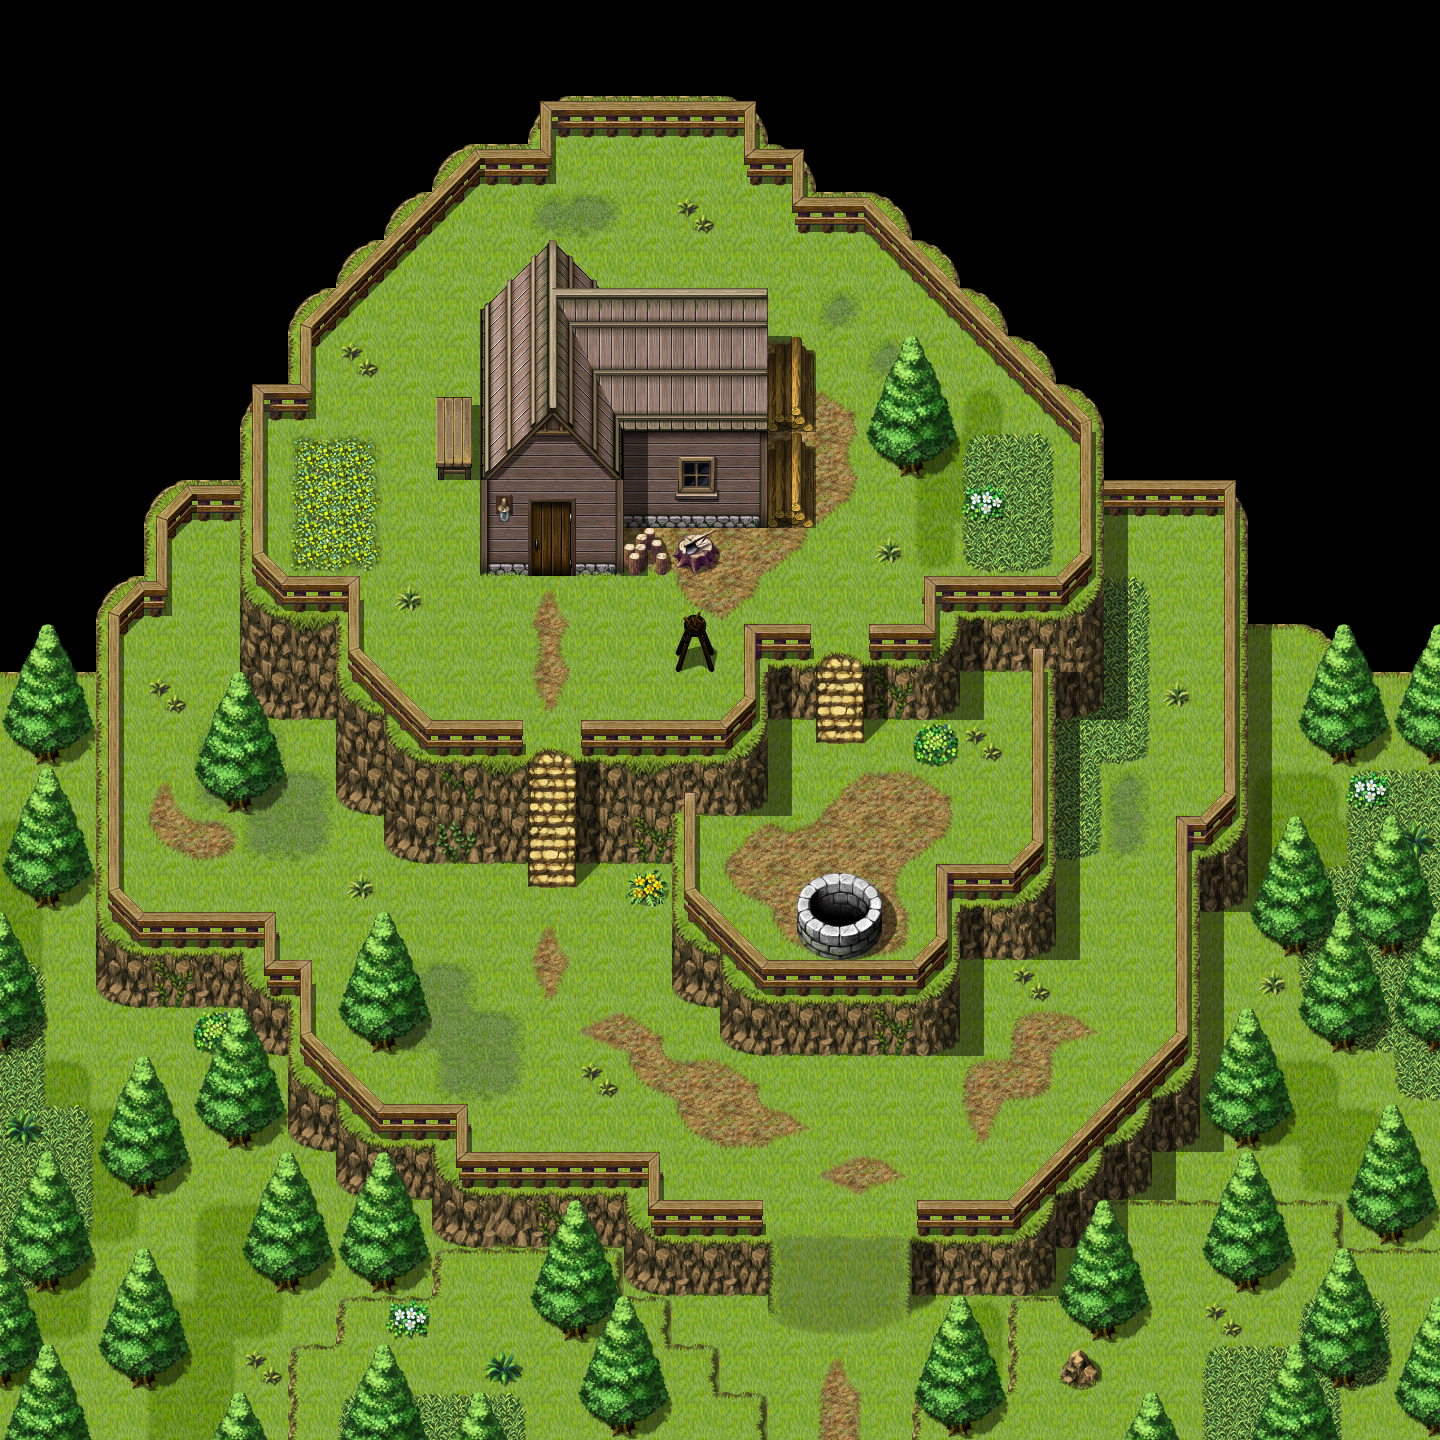

A level layout from a 2D game, rendered from its tile map. Below: a short description, then the map file with tile-grid data replaced by summaries:
An orthogonal 60x60 tile map with 24x24 px tiles, 9 tile layers (under0_ground, under1_ground, under2_fences, under3_none, ...), 5 tilesets and 118 objects (30x sand, 2x stone, scene001).

<map version="1.5" tiledversion="1.6.0" orientation="orthogonal" renderorder="right-down" width="60" height="60" tilewidth="24" tileheight="24" infinite="0" nextlayerid="18" nextobjectid="141">
 <properties>
  <property name="lightmap_camera" value="sunlight" />
  <property name="lightmap_map" value="forest" />
  <property name="parallax_background" value="mountains" />
 </properties>
 <tileset firstgid="1" name="house_on_the_hill" tilewidth="24" tileheight="24" tilecount="2451" columns="57">
  <image source="tilesets/house_on_the_hill.png" width="1368" height="1032" />
 </tileset>
 <tileset firstgid="2452" source="tilesets/fsm_town01_e.tsx" />
 <tileset firstgid="3476" source="tilesets/fsm_town01_b.tsx" />
 <tileset firstgid="4500" source="tilesets/fsm_flame01.tsx" />
 <tileset firstgid="5268" source="tilesets/fsm_town01_c.tsx" />
 <layer id="15" name="under0_ground" width="60" height="60">
  <data>[3600 cells, 0 non-empty, 0 distinct tile ids]</data>
 </layer>
 <layer id="1" name="under1_ground" width="60" height="60">
  <data>[3600 cells, 2710 non-empty, 770 distinct tile ids]</data>
 </layer>
 <layer id="4" name="under2_fences" width="60" height="60">
  <data>[3600 cells, 55 non-empty, 30 distinct tile ids]</data>
 </layer>
 <layer id="5" name="under3_none" width="60" height="60">
  <data>[3600 cells, 0 non-empty, 0 distinct tile ids]</data>
 </layer>
 <layer id="6" name="under4_none" width="60" height="60">
  <data>[3600 cells, 0 non-empty, 0 distinct tile ids]</data>
 </layer>
 <layer id="7" name="under5_none" width="60" height="60">
  <data>[3600 cells, 0 non-empty, 0 distinct tile ids]</data>
 </layer>
 <layer id="8" name="over6_objects" width="60" height="60">
  <data>[3600 cells, 98 non-empty, 40 distinct tile ids]</data>
 </layer>
 <layer id="9" name="over7_none" width="60" height="60">
  <data>[3600 cells, 0 non-empty, 0 distinct tile ids]</data>
 </layer>
 <layer id="10" name="over8_none" width="60" height="60">
  <data>[3600 cells, 0 non-empty, 0 distinct tile ids]</data>
 </layer>
 <objectgroup color="#0055ff" id="17" name="sound">
  <object id="100" name="sand" x="528" y="936" width="48" height="48" />
  <object id="101" name="sand" x="600" y="1008" width="48" height="48" />
  <object id="102" name="sand" x="816" y="1368" width="48" height="72" />
  <object id="103" name="sand" x="840" y="1152" width="48" height="48" />
  <object id="104" name="sand" x="960" y="1056" width="96" height="48" />
  <object id="105" name="sand" x="1008" y="1008" width="72" height="48" />
  <object id="106" name="sand" x="960" y="1104" width="48" height="24" />
  <object id="107" name="sand" x="648" y="1056" width="96" height="48" />
  <object id="109" name="sand" x="696" y="1104" width="96" height="48" />
  <object id="110" name="sand" x="672" y="1104" width="24" height="24" />
  <object id="111" name="sand" x="744" y="1080" width="24" height="24" />
  <object id="112" name="sand" x="648" y="1032" width="24" height="24" />
  <object id="113" name="sand" x="624" y="1056" width="24" height="24" />
  <object id="114" name="sand" x="144" y="792" width="48" height="48" />
  <object id="115" name="sand" x="192" y="816" width="48" height="48" />
  <object id="116" name="sand" x="168" y="840" width="24" height="24" />
  <object id="117" name="sand" x="528" y="600" width="48" height="96" />
  <object id="118" name="sand" x="672" y="576" width="96" height="24" />
  <object id="119" name="sand" x="720" y="528" width="72" height="48" />
  <object id="120" name="sand" x="816" y="384" width="24" height="144" />
  <object id="121" name="sand" x="840" y="408" width="24" height="96" />
  <object id="122" name="sand" x="792" y="528" width="24" height="24" />
  <object id="123" name="sand" x="696" y="600" width="48" height="24" />
  <object id="125" name="sand" x="768" y="864" width="24" height="72" />
  <object id="126" name="sand" x="744" y="864" width="24" height="48" />
  <object id="127" name="sand" x="720" y="840" width="24" height="48" />
  <object id="128" name="sand" x="744" y="816" width="192" height="48" />
  <object id="129" name="sand" x="840" y="768" width="96" height="48" />
  <object id="130" name="sand" x="936" y="792" width="24" height="48" />
  <object id="140" name="sand" x="888" y="912" width="24" height="24" />
  <object id="134" name="stone" x="528" y="744" width="48" height="144" />
  <object id="135" name="stone" x="816" y="648" width="48" height="96" />
 </objectgroup>
 <objectgroup color="#55aaff" id="11" name="spawn">
  <object id="1" name="scene001" x="816" y="1296" width="48" height="24">
   <properties>
    <property name="direction" value="south" />
   </properties>
  </object>
 </objectgroup>
 <objectgroup color="#aa0000" id="16" name="collision">
  <object id="2" x="912" y="1392" width="96" height="48" />
  <object id="4" x="1008" y="1200" width="432" height="240" />
  <object id="5" x="912" y="1200" width="96" height="96" />
  <object id="6" x="720" y="1392" width="48" height="48" />
  <object id="7" x="672" y="1344" width="48" height="96" />
  <object id="8" x="0" y="1296" width="672" height="144" />
  <object id="9" x="0" y="1200" width="768" height="96" />
  <object id="10" x="0" y="1152" width="672" height="48" />
  <object id="11" x="0" y="1104" width="480" height="48" />
  <object id="12" x="0" y="960" width="312" height="144" />
  <object id="13" x="0" y="912" width="288" height="48" />
  <object id="14" x="336" y="1008" width="96" height="48" />
  <object id="15" x="312" y="1032" width="48" height="72" />
  <object id="17" x="360" y="1080" width="24" height="24" />
  <object id="18" x="0" y="0" width="120" height="912" />
  <object id="19" x="120" y="888" width="24" height="24" />
  <object id="20" x="192" y="768" width="96" height="48" />
  <object id="21" x="384" y="720" width="144" height="144" />
  <object id="22" x="576" y="720" width="120" height="144" />
  <object id="23" x="576" y="864" height="24" />
  <object id="24" x="528" y="864" height="24" />
  <object id="25" x="1224" y="0" width="216" height="1200" />
  <object id="26" x="1176" y="816" width="48" height="384" />
  <object id="27" x="1200" y="792" width="24" height="24" />
  <object id="28" x="720" y="936" width="240" height="120" />
  <object id="29" x="936" y="864" width="120" height="96" />
  <object id="30" x="672" y="864" width="24" height="144" />
  <object id="31" x="696" y="888" width="24" height="120" />
  <object id="32" x="720" y="912" width="24" height="24" />
  <object id="34" x="792" y="864" width="96" height="72" />
  <object id="35" x="1032" y="672" width="24" height="192" />
  <object id="36" x="1008" y="840" width="24" height="24" />
  <object id="37" x="1056" y="552" width="48" height="168" />
  <object id="39" x="1080" y="0" width="144" height="528" />
  <object id="40" x="864" y="432" width="96" height="48" />
  <object id="41" x="912" y="576" width="144" height="96" />
  <object id="42" x="864" y="624" width="96" height="96" />
  <object id="44" x="744" y="624" width="72" height="96" />
  <object id="45" x="816" y="720" height="24" />
  <object id="46" x="864" y="720" height="24" />
  <object id="47" x="696" y="720" width="72" height="96" />
  <object id="48" x="720" y="696" width="24" height="24" />
  <object id="49" x="1080" y="1104" width="96" height="96" />
  <object id="50" x="1104" y="1080" width="72" height="24" />
  <object id="51" x="1128" y="1056" width="48" height="24" />
  <object id="52" x="1152" y="1032" width="24" height="24" />
  </objectgroup>
</map>
<!-- 39 of 118 objects omitted -->
